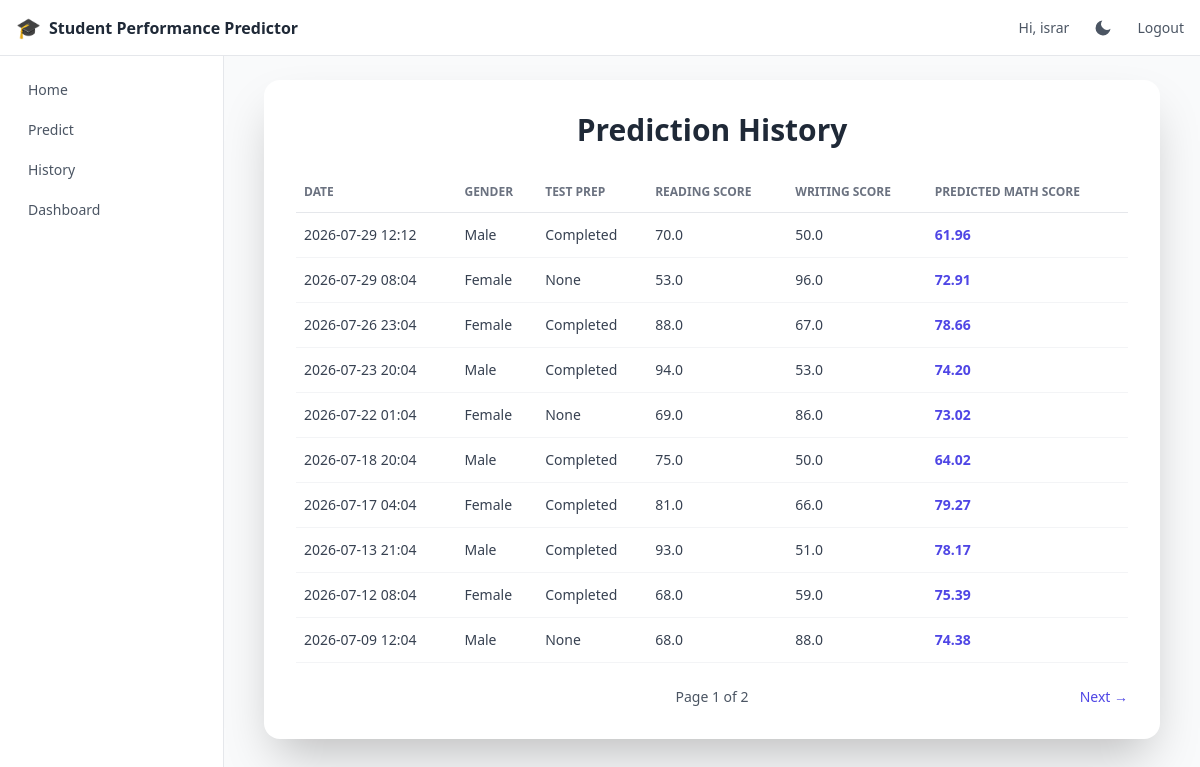
Screenshot of /history (signed in) with the database file from the repository.
### src/models_db.py (models this page shows)
class User(UserMixin, db.Model):
    __tablename__ = "users"
    id = db.Column(db.Integer, primary_key=True)
    name = db.Column(db.String(120), nullable=False)
    email = db.Column(db.String(255), unique=True, nullable=False)
    password_hash = db.Column(db.String(255), nullable=False)
    role = db.Column(db.Enum(UserRole), default=UserRole.USER, nullable=False)
    created_at = db.Column(db.DateTime, default=lambda: datetime.now(timezone.utc))
    reset_token = db.Column(db.String(64), unique=True, nullable=True)
    reset_token_expires_at = db.Column(db.DateTime, nullable=True)
    predictions = db.relationship(
        "Prediction", backref="user", lazy=True, cascade="all, delete-orphan"
    )

class Prediction(db.Model):
    __tablename__ = "predictions"
    id = db.Column(db.Integer, primary_key=True)
    user_id = db.Column(db.Integer, db.ForeignKey("users.id"), nullable=False)
    gender = db.Column(db.String(20), nullable=False)
    race_ethnicity = db.Column(db.String(20), nullable=False)
    parental_education = db.Column(db.String(50), nullable=False)
    lunch = db.Column(db.String(20), nullable=False)
    test_preparation_course = db.Column(db.String(20), nullable=False)
    reading_score = db.Column(db.Float, nullable=False)
    writing_score = db.Column(db.Float, nullable=False)
    predicted_math_score = db.Column(db.Float, nullable=False)
    created_at = db.Column(db.DateTime, default=lambda: datetime.now(timezone.utc))

### application.py (the view)
@app.route('/history')
@login_required
def history():
    page = request.args.get('page', 1, type=int)
    pagination = (
        Prediction.query.filter_by(user_id=current_user.id)
        .order_by(Prediction.created_at.desc())
        .paginate(page=page, per_page=10, error_out=False)
    )
    return render_template('history.html', pagination=pagination)

### application.py (called while the page is built)
@login_manager.user_loader
def load_user(user_id):
    return db.session.get(User, int(user_id))

### templates/history.html (shortened to what this page needs)
{% extends "base.html" %}
{% block content %}
<div class="max-w-4xl mx-auto bg-white dark:bg-gray-800 shadow-2xl rounded-2xl p-8">
    <h1 class="text-3xl font-bold text-gray-800 dark:text-white mb-6 text-center">Prediction History</h1>
    {% if pagination.items %}
        <div class="overflow-x-auto">
            <table class="w-full text-left text-sm">
                <thead>
                    <tr class="border-b border-gray-200 dark:border-gray-700 text-gray-500 dark:text-gray-400 uppercase text-xs">
                        <th class="py-3 px-2">Date</th>
                        <th class="py-3 px-2">Gender</th>
                        <th class="py-3 px-2">Test Prep</th>
                        <th class="py-3 px-2">Reading Score</th>
                        <th class="py-3 px-2">Writing Score</th>
                        <th class="py-3 px-2">Predicted Math Score</th>
                    </tr>
                </thead>
                <tbody>
                    {% for prediction in pagination.items %}
                        <tr class="border-b border-gray-100 dark:border-gray-700">
                            <td class="py-3 px-2 text-gray-700 dark:text-gray-300 whitespace-nowrap">{{ prediction.created_at.strftime('%Y-%m-%d %H:%M') }}</td>
                            <td class="py-3 px-2 text-gray-700 dark:text-gray-300 capitalize">{{ prediction.gender }}</td>
                            <td class="py-3 px-2 text-gray-700 dark:text-gray-300 capitalize">{{ prediction.test_preparation_course }}</td>
                            <td class="py-3 px-2 text-gray-700 dark:text-gray-300">{{ prediction.reading_score }}</td>
                            <td class="py-3 px-2 text-gray-700 dark:text-gray-300">{{ prediction.writing_score }}</td>
                            <td class="py-3 px-2 font-semibold text-indigo-600 dark:text-indigo-400">{{ "%.2f"|format(prediction.predicted_math_score) }}</td>
                        </tr>
                    {% endfor %}
                </tbody>
            </table>
        </div>
        <div class="flex items-center justify-between mt-6 text-sm text-gray-600 dark:text-gray-400">
            <div>Page {{ pagination.page }} of {{ pagination.pages }}</div>
            <div class="w-24 text-right">
                {% if pagination.has_next %}
                    <a href="{{ url_for('history', page=pagination.next_num) }}" class="text-indigo-600 dark:text-indigo-400 hover:underline">Next &rarr;</a>
                {% endif %}
            </div>
        </div>
    {% else %}
        <p class="text-gray-500 dark:text-gray-400 text-center">You haven't made any predictions yet.</p>
        <p class="text-center mt-4">
            <a href="{{ url_for('predict_datapoint') }}" class="text-indigo-600 dark:text-indigo-400 hover:underline">Make your first prediction</a>
        </p>
    {% endif %}
</div>
{% endblock %}

### templates/base.html (shortened to what this page needs)
<!DOCTYPE html>
<html lang="en">
<head>
    <script src="https://cdn.tailwindcss.com"></script>
</head>
<body class="bg-gray-50 dark:bg-gray-900 min-h-screen">
    <nav class="fixed top-0 inset-x-0 h-14 z-20 bg-white dark:bg-gray-800 border-b border-gray-200 dark:border-gray-700">
        <div class="h-full flex items-center justify-between px-4">
            <a href="{{ url_for('index') }}" class="flex items-center gap-2 font-semibold text-gray-800 dark:text-white">
                <span class="text-xl">🎓</span>
                <span class="hidden sm:inline">Student Performance Predictor</span>
            </a>
            <div class="flex items-center gap-4 text-sm font-medium text-gray-600 dark:text-gray-300">
                {% if current_user.is_authenticated %}
                    <span class="hidden sm:inline">Hi, {{ current_user.name }}</span>
                {% endif %}
                <button id="theme-toggle" type="button"
                    class="w-9 h-9 flex items-center justify-center text-gray-600 dark:text-gray-300 hover:bg-gray-100 dark:hover:bg-gray-700"
                    aria-label="Toggle dark mode">
                    <span id="theme-toggle-icon"></span>
                </button>
                {% if current_user.is_authenticated %}
                    <a href="{{ url_for('auth.logout') }}" class="hover:underline">Logout</a>
                {% else %}
                    <a href="{{ url_for('auth.login') }}" class="hover:underline">Login</a>
                    <a href="{{ url_for('auth.signup') }}" class="hover:underline">Signup</a>
                {% endif %}
            </div>
        </div>
    </nav>
    <aside class="hidden md:block fixed top-14 bottom-0 left-0 w-56 bg-white dark:bg-gray-800 border-r border-gray-200 dark:border-gray-700 overflow-y-auto">
        <div class="p-4 space-y-1 text-sm font-medium text-gray-600 dark:text-gray-300">
            <a href="{{ url_for('index') }}" class="block px-3 py-2 rounded-lg hover:bg-gray-100 dark:hover:bg-gray-700">Home</a>
            <a href="{{ url_for('predict_datapoint') }}" class="block px-3 py-2 rounded-lg hover:bg-gray-100 dark:hover:bg-gray-700">Predict</a>
            <a href="{{ url_for('history') }}" class="block px-3 py-2 rounded-lg hover:bg-gray-100 dark:hover:bg-gray-700">History</a>
            <a href="{{ url_for('dashboard') }}" class="block px-3 py-2 rounded-lg hover:bg-gray-100 dark:hover:bg-gray-700">Dashboard</a>
        </div>
    </aside>
    <main class="pt-14 md:pl-56 min-h-screen">
        <div class="p-6">
            {% block content %}{% endblock %}
        </div>
    </main>
</body>
</html>

### rows the page displays
User: name "israr"
Prediction: created_at "2026-07-29 12:12", gender "Male", test_preparation_course "Completed", reading_score "70.0", writing_score "50.0", predicted_math_score "61.96"
Prediction: created_at "2026-07-29 08:04", gender "Female", test_preparation_course "None", reading_score "53.0", writing_score "96.0", predicted_math_score "72.91"
Prediction: created_at "2026-07-26 23:04", gender "Female", test_preparation_course "Completed", reading_score "88.0", writing_score "67.0", predicted_math_score "78.66"
Prediction: created_at "2026-07-23 20:04", gender "Male", test_preparation_course "Completed", reading_score "94.0", writing_score "53.0", predicted_math_score "74.20"
Prediction: created_at "2026-07-22 01:04", gender "Female", test_preparation_course "None", reading_score "69.0", writing_score "86.0", predicted_math_score "73.02"
Prediction: created_at "2026-07-18 20:04", gender "Male", test_preparation_course "Completed", reading_score "75.0", writing_score "50.0", predicted_math_score "64.02"
Prediction: created_at "2026-07-17 04:04", gender "Female", test_preparation_course "Completed", reading_score "81.0", writing_score "66.0", predicted_math_score "79.27"
Prediction: created_at "2026-07-13 21:04", gender "Male", test_preparation_course "Completed", reading_score "93.0", writing_score "51.0", predicted_math_score "78.17"
Prediction: created_at "2026-07-12 08:04", gender "Female", test_preparation_course "Completed", reading_score "68.0", writing_score "59.0", predicted_math_score "75.39"
Prediction: created_at "2026-07-09 12:04", gender "Male", test_preparation_course "None", reading_score "68.0", writing_score "88.0", predicted_math_score "74.38"

### other values shown
{{ pagination.page }} "1"
{{ pagination.pages }} "2"
